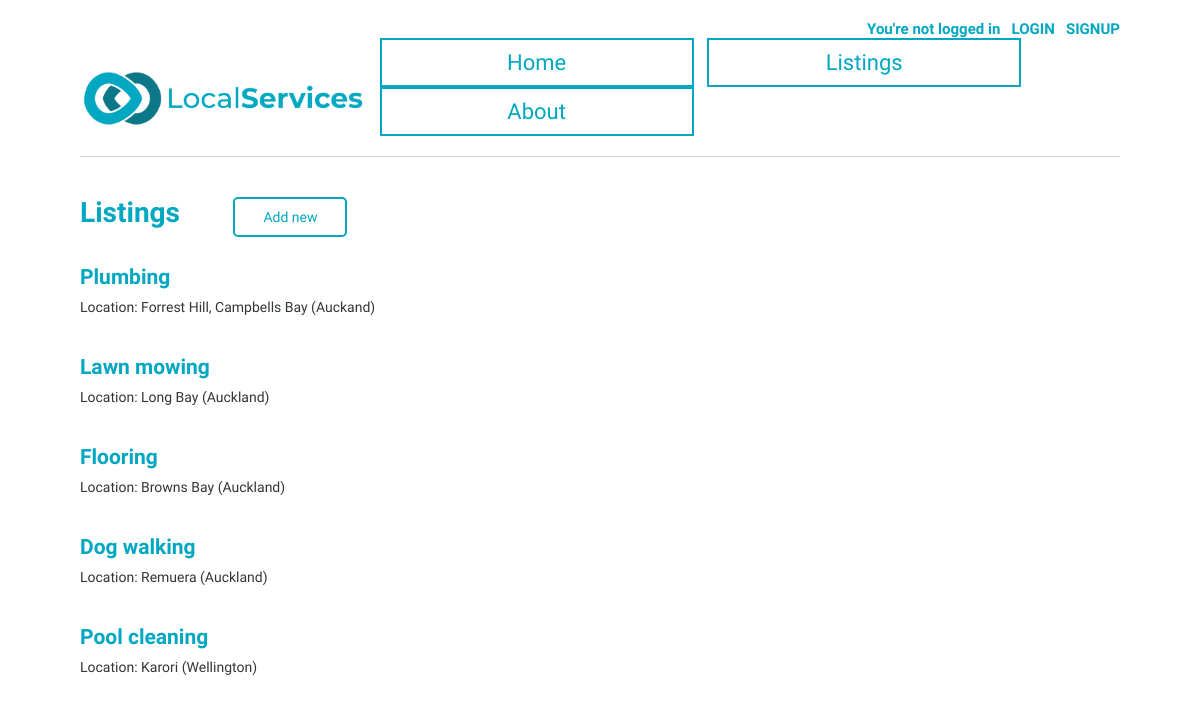
/classifieds/, run on the app's committed database.
### LocalServicesBoard/models.py (models this page shows, shortened)
class Classified (models.Model):
    title = models.CharField(max_length=100)
    body = models.TextField(max_length=300)
    area = models.TextField(max_length=50)
    author = models.ForeignKey(settings.AUTH_USER_MODEL, on_delete=models.CASCADE)
    phone = models.CharField (max_length=30, default="")
    date = models.DateTimeField(default=datetime.now, blank=True)

### LocalServicesBoard/views.py (the view)
# urls.py: path("classifieds/", ClassifiedsListView.as_view(), name = "classifieds"),
class ClassifiedsListView(ListView):
    model = Classified
    template_name = "classifieds.html"

### templates/classifieds.html
{% extends "base.html" %} {% block content %}
    <div class="listings">
        <h1>Listings</h1>
        <a href="{% url 'classified_new' %}" class="button-add">Add new</a>
    </div>
{% for classified in classified_list %}
<div class="tour-entry">
    <h2><a href=" {% url 'classified_detail' classified.pk %} " >{{classified.title}}</a></h2>
    <p>Location: {{classified.area}}</p>
</div>
{% endfor %}
{% endblock content %}

### static/css/base.css (style rules this page uses)
body { font-family: 'Source Sans Pro', sans-serif; font-size: 14px; text-decoration: none; margin: 20px 80px 20px 80px; }
.button-add { border: 2px solid #02A7C1 !important; min-width: 70px !important; display: inline-block; text-align: center; padding: 10px 20px; margin-left: 50px; margin-right: 0px; background-color: white; color: #02A7C1 !important; cursor: pointer; border-radius: 5px; }
a { color: #02A7C1; text-decoration: none; margin-left: 0px; margin-top: 0px; }
.tour-entry h2 { color: #02A7C1; text-decoration: none; }
.tour-entry p { margin-bottom: 40px; }
p { color: #333636; margin-bottom: 3px; margin-top: 3px; }
h2 { margin-bottom: 10px; }
h1 { font-weight: bold; color: #02A7C1; }
.listings h1 { display: inline-block; }

### data on the page
Classified: title "Plumbing", area "Forrest Hill, Campbells Bay (Auckand)"
Classified: title "Lawn mowing", area "Long Bay (Auckland)"
Classified: title "Flooring", area "Browns Bay (Auckland)"
Classified: title "Dog walking", area "Remuera (Auckland)"
Classified: title "Pool cleaning", area "Karori (Wellington)"
